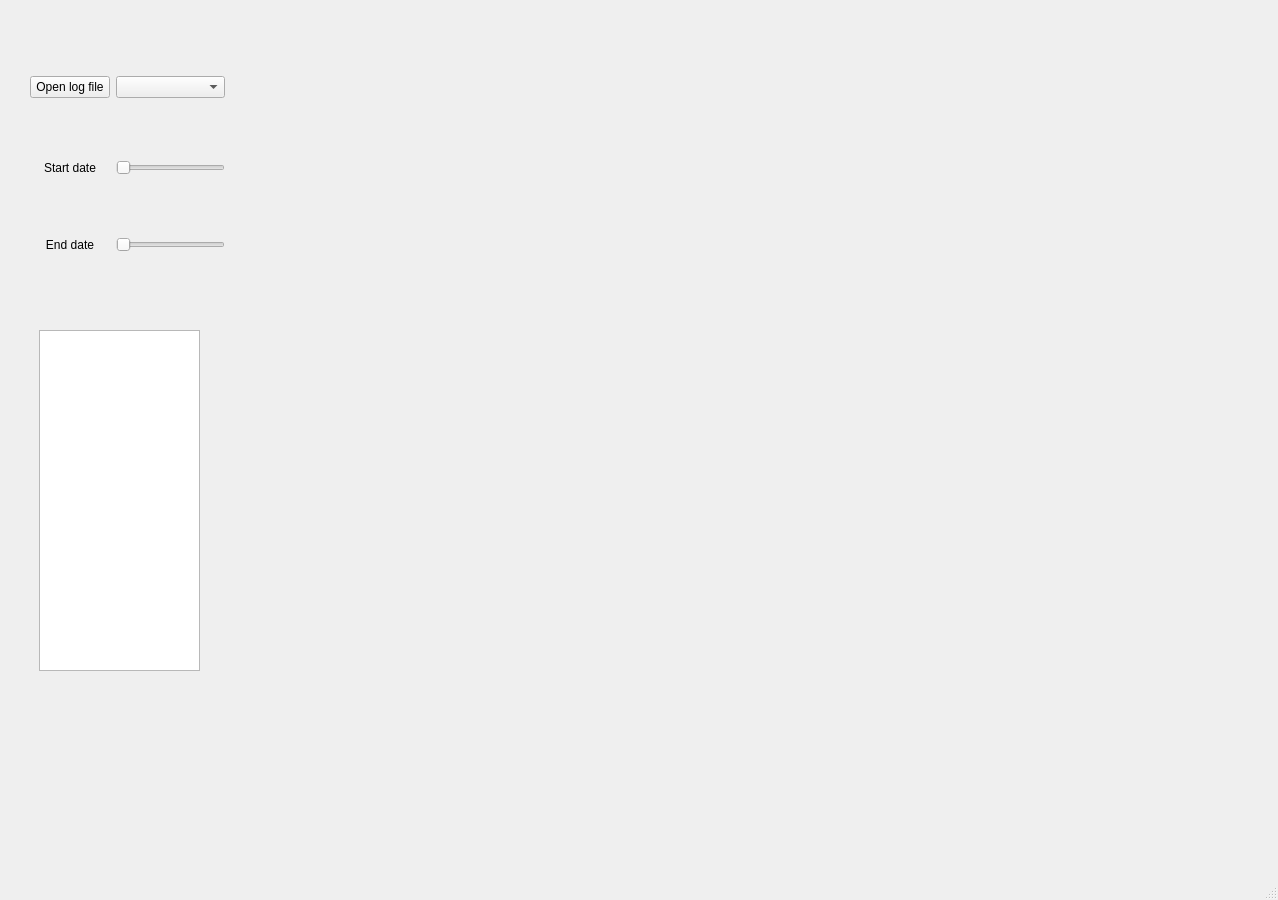
<?xml version="1.0" encoding="UTF-8"?>
<ui version="4.0">
 <class>MainWindow</class>
 <widget class="QMainWindow" name="MainWindow">
  <property name="geometry">
   <rect>
    <x>0</x>
    <y>0</y>
    <width>1278</width>
    <height>900</height>
   </rect>
  </property>
  <property name="minimumSize">
   <size>
    <width>1000</width>
    <height>800</height>
   </size>
  </property>
  <property name="maximumSize">
   <size>
    <width>1920</width>
    <height>900</height>
   </size>
  </property>
  <property name="windowTitle">
   <string>Sensors interface</string>
  </property>
  <widget class="QWidget" name="centralwidget">
   <widget class="QWidget" name="layoutWidget">
    <property name="geometry">
     <rect>
      <x>230</x>
      <y>30</y>
      <width>868</width>
      <height>814</height>
     </rect>
    </property>
    <layout class="QGridLayout" name="plotLayout">
     <property name="sizeConstraint">
      <enum>QLayout::SetMinimumSize</enum>
     </property>
     <item row="0" column="0">
      <widget class="QWidget" name="plot1" native="true">
       <property name="sizePolicy">
        <sizepolicy hsizetype="Expanding" vsizetype="Expanding">
         <horstretch>0</horstretch>
         <verstretch>0</verstretch>
        </sizepolicy>
       </property>
       <property name="minimumSize">
        <size>
         <width>400</width>
         <height>400</height>
        </size>
       </property>
       <property name="maximumSize">
        <size>
         <width>449</width>
         <height>16777215</height>
        </size>
       </property>
      </widget>
     </item>
    </layout>
   </widget>
   <widget class="QWidget" name="gridLayoutWidget">
    <property name="geometry">
     <rect>
      <x>30</x>
      <y>20</y>
      <width>195</width>
      <height>291</height>
     </rect>
    </property>
    <layout class="QGridLayout" name="logLayout">
     <item row="1" column="0">
      <widget class="QLabel" name="label">
       <property name="text">
        <string>Start date</string>
       </property>
       <property name="alignment">
        <set>Qt::AlignCenter</set>
       </property>
      </widget>
     </item>
     <item row="0" column="1">
      <widget class="QComboBox" name="logComboBox"/>
     </item>
     <item row="2" column="0">
      <widget class="QLabel" name="label_2">
       <property name="text">
        <string>End date</string>
       </property>
       <property name="alignment">
        <set>Qt::AlignCenter</set>
       </property>
      </widget>
     </item>
     <item row="0" column="0">
      <widget class="QPushButton" name="LogButton">
       <property name="sizePolicy">
        <sizepolicy hsizetype="Fixed" vsizetype="Fixed">
         <horstretch>0</horstretch>
         <verstretch>0</verstretch>
        </sizepolicy>
       </property>
       <property name="text">
        <string>Open log file</string>
       </property>
      </widget>
     </item>
     <item row="1" column="1">
      <widget class="QSlider" name="startDateSlider">
       <property name="orientation">
        <enum>Qt::Horizontal</enum>
       </property>
      </widget>
     </item>
     <item row="2" column="1">
      <widget class="QSlider" name="endDateSlider">
       <property name="orientation">
        <enum>Qt::Horizontal</enum>
       </property>
      </widget>
     </item>
    </layout>
   </widget>
   <widget class="QWidget" name="verticalLayoutWidget">
    <property name="geometry">
     <rect>
      <x>39</x>
      <y>330</y>
      <width>161</width>
      <height>341</height>
     </rect>
    </property>
    <layout class="QVBoxLayout" name="verticalLayout">
     <item>
      <widget class="QListWidget" name="listWidget"/>
     </item>
    </layout>
   </widget>
  </widget>
  <widget class="QStatusBar" name="statusbar"/>
 </widget>
 <resources/>
 <connections/>
</ui>
